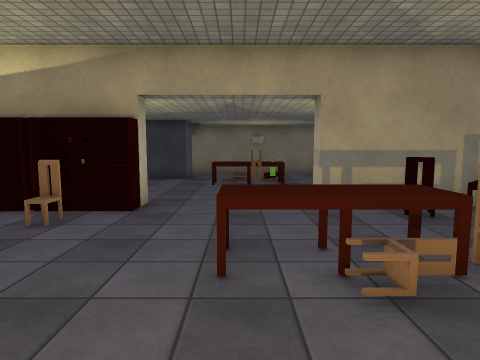
View 1 (above)

15 first-person views from a walk through a 3-D level made in the Unity game engine. The camera is 1.5 m above the floor, tilts 6° down and sees 75° across. Doors are open. The floor is counted in squares, 1 m on a side. Each view is taken from the middle of a square. On the plan, view 1 faces up. The plan holds only what a view shows up to about 15 squares ahead; the rest is blank. The player character is not drawn. Some surface patterns are stand-ins.

View 2
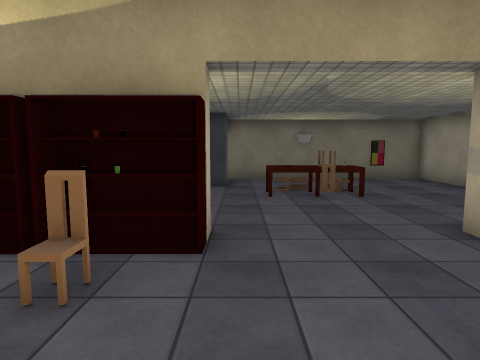

View 3
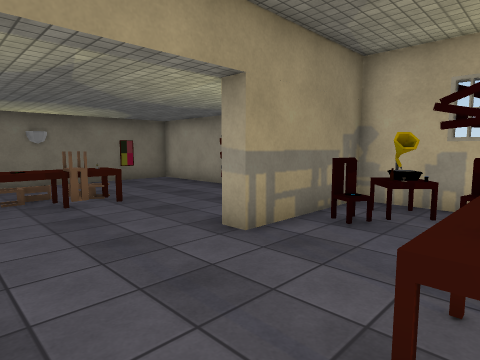

View 4
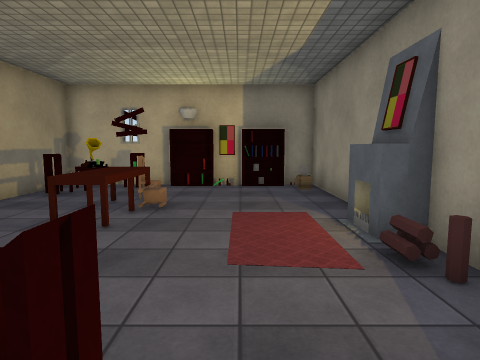

View 5
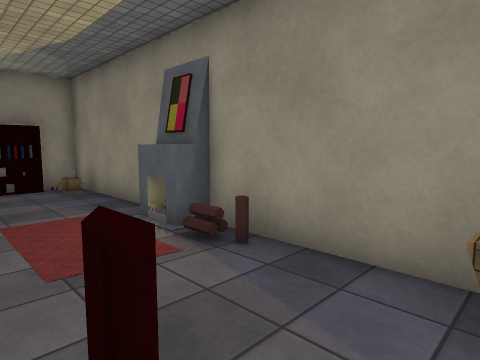

View 6
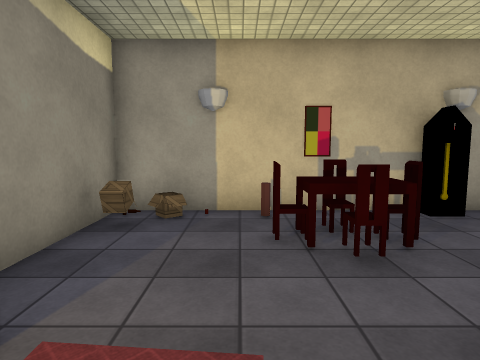

View 7
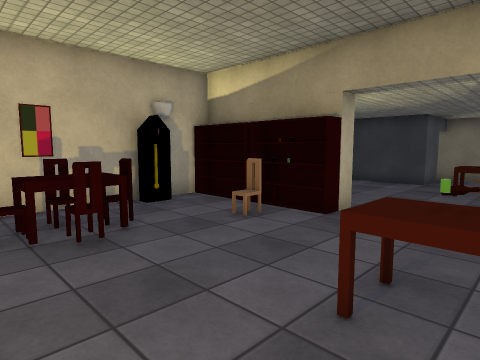

View 8
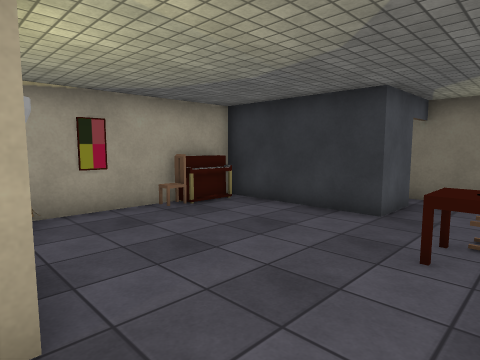

View 9
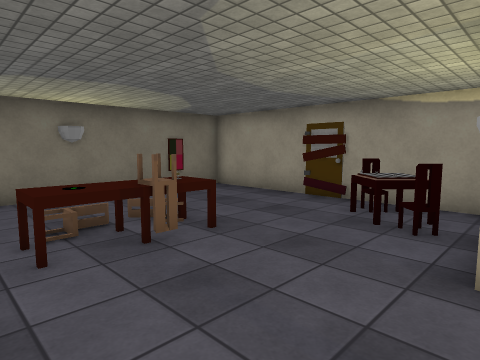

View 10
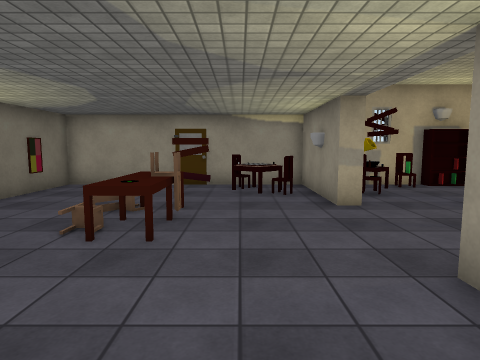

View 11
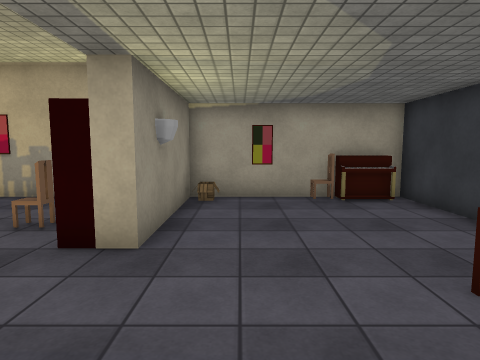

View 12
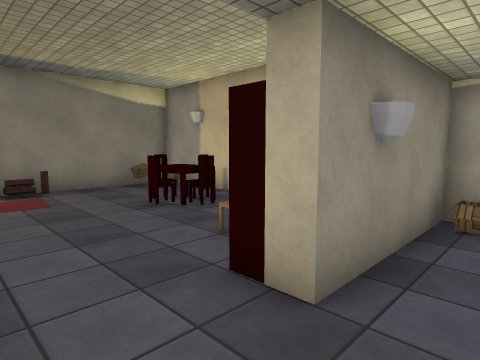

View 13
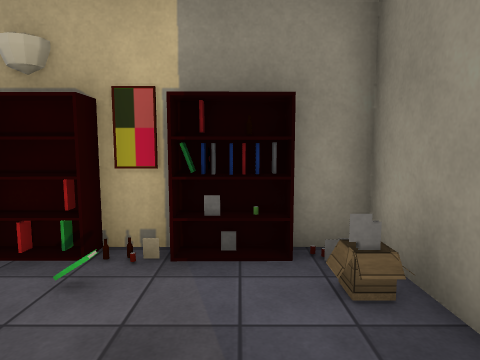

View 14
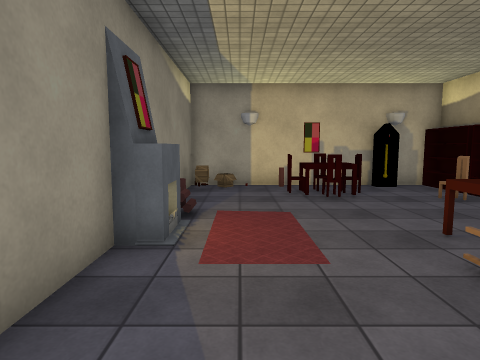

View 15
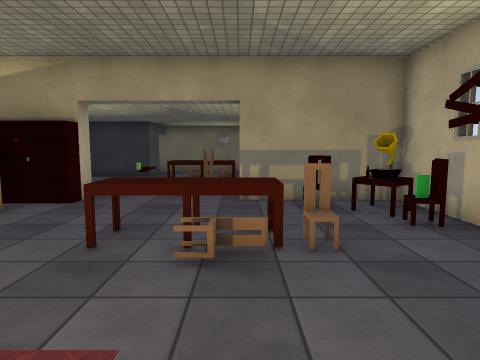

### Floor plan
Points are (right, up) in squares from view 1. A wall is a line through its corners. A room is listed if a view was taken in it or the views show most of it. See-through windows are left out.
Room 1 (views 1, 2, 3, 4, 5, 6, 7, 8, 9, 10, 11, 12, 13, 14, 15)
walls: (6.6, 3.6) (6.6, 7.8) (2, 7.8) (2, 8.5) (6.6, 8.5) (6.6, 17.9) (-3, 17.9); (-7.5, 8.5) (-4.4, 8.5); (-2.5, 16.8) (-2.5, 14.9) (-7.4, 14.9) (-7.4, -1.9) (6.6, -1.9) (6.6, -0.8)
ways out: open door at (-2.5, 17.5)
objects: log (-7, 2); clock (-7, 5) to (-7, 6); other object (-7, 7) to (-6, 8); painting (-7, 11); chair (-7, 12); piano (-7, 13) to (-7, 14); box (-6, -1); other object (-6, 3); chair (-5, 2); table (-5, 3); other object (-5, 4); bookshelf (-5, 7) to (-3, 8); chair (-4, 3); chair (-4, 6); log (-3, -1); fireplace (-1, -1) to (0, -1); table (-1, 12) to (0, 13); other object (0, 4); table (1, 4) to (2, 4); other object (1, 12); chair (1, 13); table (2, 13); chair (3, 4); other object (4, 6); other object (4, 7); other object (4, 9); other object (4, 10); other object (4, 11); other object (5, -1); table (5, 6) to (6, 7); bookshelf (6, -1); bookshelf (6, 1); bookshelf (6, 2) to (6, 4); other object (6, 5); other object (6, 11); other object (7, 0); books (7, 1); painting (7, 2)

Positions as (right, up) in squares from view 1, and headings:
1: (0, 0), facing up
2: (-2, 3), facing up
3: (-2, 4), facing up-right
4: (-6, 1), facing right
5: (-6, 2), facing down-right
6: (0, 1), facing left
7: (1, 1), facing up-left
8: (0, 8), facing up-left
9: (-2, 8), facing up-right
10: (-6, 11), facing right
11: (2, 10), facing left
12: (0, 10), facing down-left
13: (2, 0), facing right
14: (5, 0), facing left
15: (2, -1), facing up
